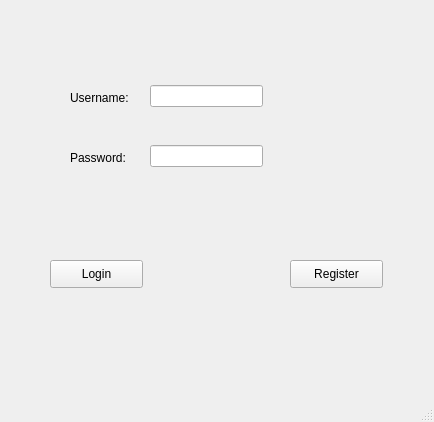
<?xml version="1.0" encoding="UTF-8"?>
<ui version="4.0">
 <class>MainWindow</class>
 <widget class="QMainWindow" name="MainWindow">
  <property name="geometry">
   <rect>
    <x>0</x>
    <y>0</y>
    <width>434</width>
    <height>422</height>
   </rect>
  </property>
  <property name="windowTitle">
   <string>MainWindow</string>
  </property>
  <widget class="QWidget" name="centralwidget">
   <widget class="QLabel" name="label">
    <property name="geometry">
     <rect>
      <x>70</x>
      <y>90</y>
      <width>71</width>
      <height>16</height>
     </rect>
    </property>
    <property name="text">
     <string>Username:</string>
    </property>
   </widget>
   <widget class="QLineEdit" name="lineEdit">
    <property name="geometry">
     <rect>
      <x>150</x>
      <y>85</y>
      <width>113</width>
      <height>22</height>
     </rect>
    </property>
   </widget>
   <widget class="QLabel" name="label_2">
    <property name="geometry">
     <rect>
      <x>70</x>
      <y>150</y>
      <width>71</width>
      <height>16</height>
     </rect>
    </property>
    <property name="text">
     <string>Password:</string>
    </property>
   </widget>
   <widget class="QLineEdit" name="lineEdit_2">
    <property name="geometry">
     <rect>
      <x>150</x>
      <y>145</y>
      <width>113</width>
      <height>22</height>
     </rect>
    </property>
   </widget>
   <widget class="QPushButton" name="pushButton">
    <property name="geometry">
     <rect>
      <x>50</x>
      <y>260</y>
      <width>93</width>
      <height>28</height>
     </rect>
    </property>
    <property name="text">
     <string>Login</string>
    </property>
   </widget>
   <widget class="QPushButton" name="pushButton_2">
    <property name="geometry">
     <rect>
      <x>290</x>
      <y>260</y>
      <width>93</width>
      <height>28</height>
     </rect>
    </property>
    <property name="text">
     <string>Register</string>
    </property>
   </widget>
  </widget>
  <widget class="QMenuBar" name="menubar">
   <property name="geometry">
    <rect>
     <x>0</x>
     <y>0</y>
     <width>434</width>
     <height>26</height>
    </rect>
   </property>
  </widget>
  <widget class="QStatusBar" name="statusbar"/>
 </widget>
 <resources/>
 <connections/>
</ui>
